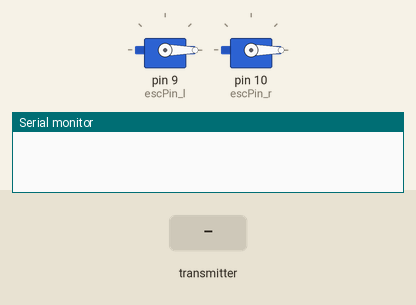
Simulated run of this sketch. Board: Arduino Leonardo, built with avr-gcc and run on an emulated ATmega32U4. Shown: 2 × servo, the last lines printed to the serial monitor. The inputs (shaded band) are chosen by the test bench. No radio packets arrive unless stated.

Above: at 1.2 s.
1.3 s: the transmitter starts sending data_rx.0 = 64
At 2.5 s:
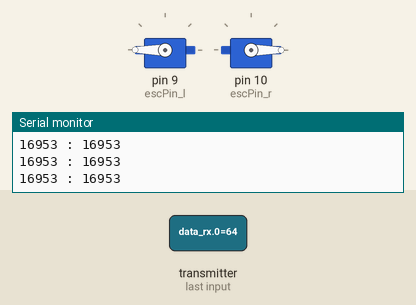
2.8 s: the transmitter starts sending data_rx.2 = 64
At 4.0 s:
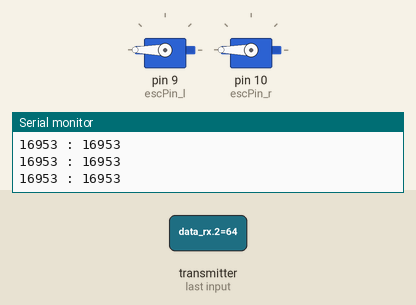
4.3 s: the transmitter starts sending data_rx.0 = 0
At 4.7 s:
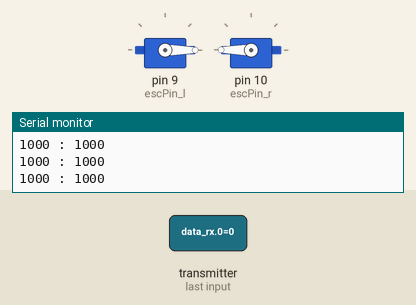
5.8 s: the transmitter starts sending data_rx.1 = 128
At 6.1 s:
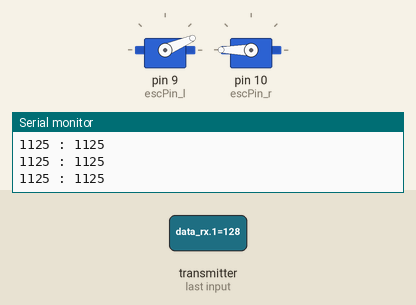
7.3 s: the transmitter starts sending data_rx.1 = 255
At 8.5 s:
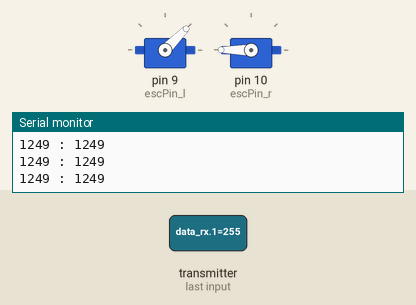
8.8 s: the transmitter starts sending data_rx.2 = 0
At 9.5 s:
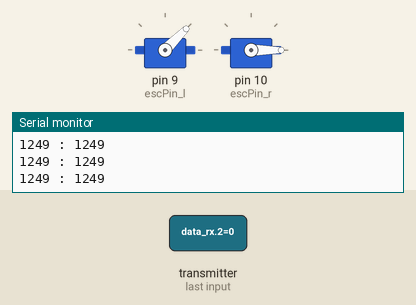
Timing chart, 0 to 11.3 s (numbered marks = the images above; inputs shaded):
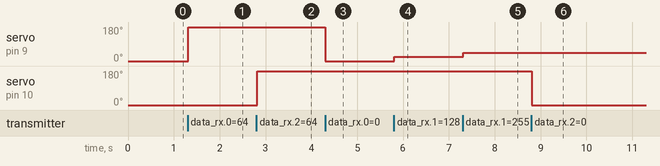

Measured:
- after the input at 1.3 s, servo on pin 9 (escPin_l): 0° → 180° at once
- after the input at 2.8 s, servo on pin 10 (escPin_r): 0° → 180° at once
- after the input at 4.3 s, servo on pin 9 (escPin_l): 180° → 0° at once
- after the input at 5.8 s, servo on pin 9 (escPin_l): 0° → 23° at once
- after the input at 7.3 s, servo on pin 9 (escPin_l): 23° → 45° at once
- after the input at 8.8 s, servo on pin 10 (escPin_r): 180° → 0° at once

The sketch:

rx_rtos.ino
```cpp
#include <Arduino_FreeRTOS.h>
#include <SPI.h>
#include <nRF24L01.h>
#include <RF24.h>
#include <Servo.h>

RF24 radio(7, 4);

Servo esc_l;
Servo esc_r;

int escPin_l = 9;
int escPin_r = 10;
int minPulseRate = 1000;
int maxPulseRate = 2000;

const byte Addr[6] = "00001";

// define a transmission task
void Transmission( void *pvParameters );


// the setup function runs once when you press reset or power the board
void setup() {

  // Attach the the servo to the correct pin and set the pulse range
  esc_l.attach(escPin_l, minPulseRate, maxPulseRate);
  esc_r.attach(escPin_r, minPulseRate, maxPulseRate);
  // Write a minimum value (most ESCs require this correct startup)
  esc_l.write(0);
  esc_r.write(0);

  // initialize serial communication at 9600 bits per second:
  Serial.begin(9600);
  while (!Serial) {
    ; // wait for serial port to connect. Needed for native USB, on LEONARDO, MICRO, YUN, and other 32u4 based boards.
  }

  radio.begin();
  radio.setRetries(15, 15);

  xTaskCreate(
    Transmission
    ,  (const portCHAR *) "Transmitter and Receive"
    ,  256  // Stack size
    ,  NULL
    ,  2  // Priority
    ,  NULL );


  // Now the task scheduler, which takes over control of scheduling individual tasks, is automatically started.
}

void loop()
{
  // Empty. Things are done in Tasks.
}

/*--------------------------------------------------*/
/*---------------------- Tasks ---------------------*/
/*--------------------------------------------------*/


void Transmission(void *pvParameters)  // This is a task.
{
  int throttle_l=0;
  int throttle_r=0;
  unsigned short left_fan=0;
  unsigned short right_fan=0;
  byte data_rx[4]={0,0,0,0};
  byte data_tx=111;

  for (;;) // A Task shall never return or exit.
  {
    // Open a pipe for reading
    radio.openReadingPipe(0, Addr);
    radio.startListening();

    if (radio.available()){
      radio.read(data_rx, 4);
      left_fan=(data_rx[0]*255)+data_rx[1];
      right_fan=(data_rx[2]*255)+data_rx[3];
      throttle_l=map(left_fan,0,1023,1000,2000);
      throttle_r=map(right_fan,0,1023,1000,2000);
      Serial.print(throttle_l);
      Serial.print(" : ");
      Serial.println(throttle_l);
      esc_l.writeMicroseconds(throttle_l);
      esc_r.writeMicroseconds(throttle_r);
    }
    delay(15);

    //radio.openWritingPipe(Addr);
    //radio.stopListening();
    //if(xQueueReceive( dataQueue, data_tx, portMAX_DELAY )){
   // radio.write(data_tx, 4);
   // }
    //delay(15);
    }
}
```
